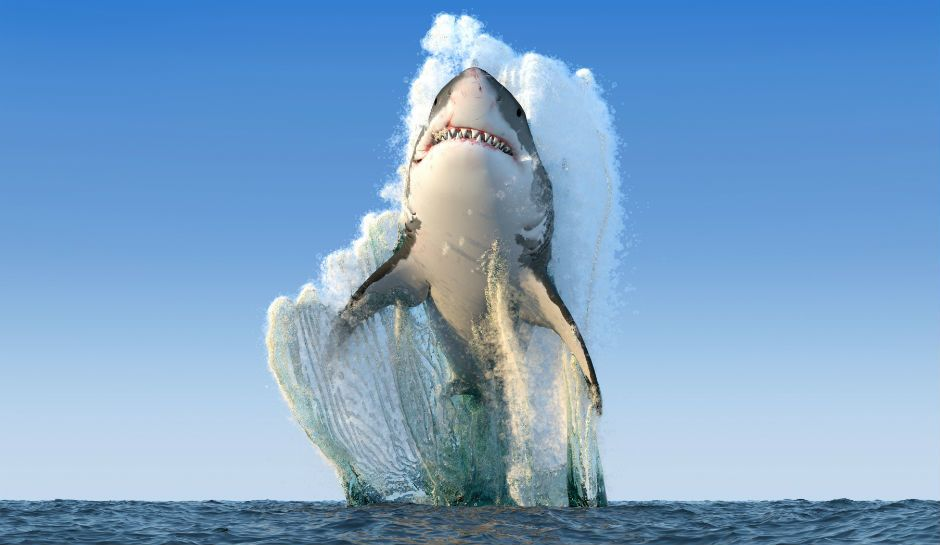
#> input picture images/shark.jpg, 940 x 545 px
$ python histograma_antes_depois.py
#> lines starting #> are read from the running program, lines starting #| are printed output that depends on the picture
import cv2
import numpy as np
from matplotlib import pyplot as plt

img = cv2.imread('../images/shark.jpg', cv2.IMREAD_GRAYSCALE)
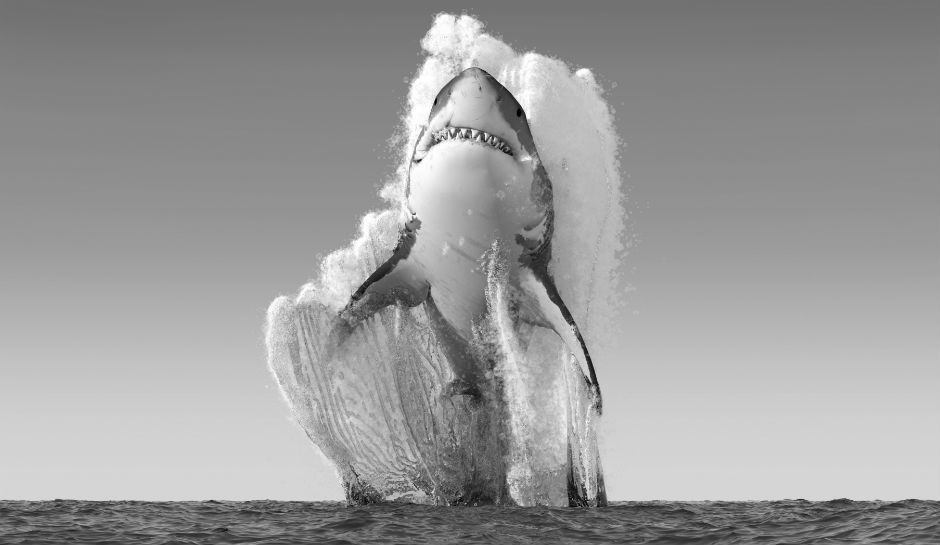
#> img: shape (545, 940); min 0, max 255, mean 155.2

hist,bins = np.histogram(img.flatten(),256,[0,256])
#> hist = 256 values, max 16574 at index 213, min 0 at index 4, mean 2001.2; bins = 257 values from 0 to 256

cdf = hist.cumsum()
#> cdf = 256 values from 18 to 512300
cdf_normalized = cdf * hist.max()/ cdf.max()
#> cdf_normalized = 256 values from 0.582 to 16574

plt.plot(cdf_normalized, color = 'k')
plt.hist(img.flatten(),256,[0,256], color = 'r')
plt.xlim([0,256])
#plt.legend(('cdf','histogram'), loc = 'upper left')

equ = cv2.equalizeHist(img)
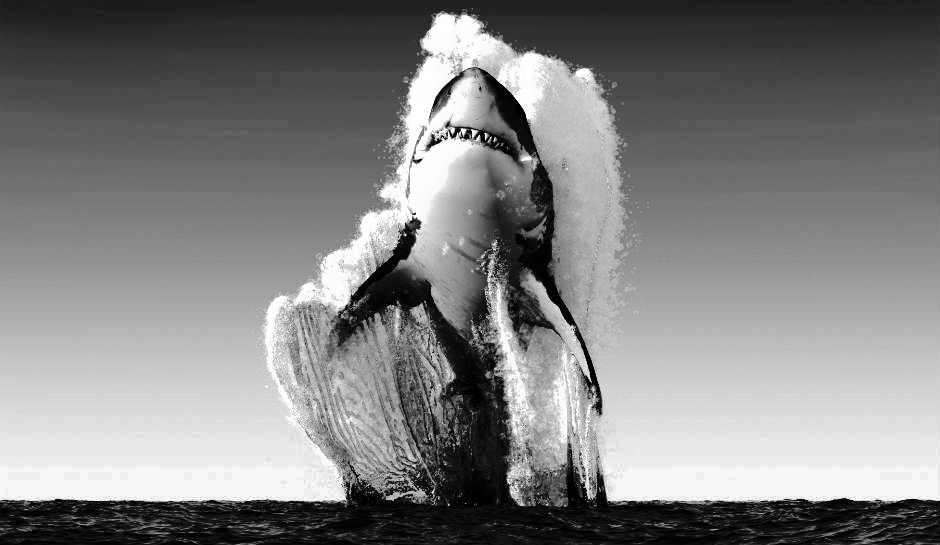
#> equ: shape (545, 940); min 0, max 255, mean 128.7
histe,binse = np.histogram(equ.flatten(),256,[0,256])
#> histe = 256 values, max 16574 at index 247, min 0 at index 29, mean 2001.2; binse = 257 values from 0 to 256

cdfe = histe.cumsum()
#> cdfe = 256 values from 1005 to 512300
cdf_normalizede = cdfe * histe.max()/ cdfe.max()
#> cdf_normalizede = 256 values from 32.51 to 16574
plt.plot(cdf_normalizede, color = 'b')
plt.hist(equ.flatten(),256,[0,256], color = 'g')
plt.xlim([0,256])
plt.legend(('cdf', 'cdf equalizado', 'Histograma', 'Histograma equalizado'), loc = 'upper left')
plt.show()
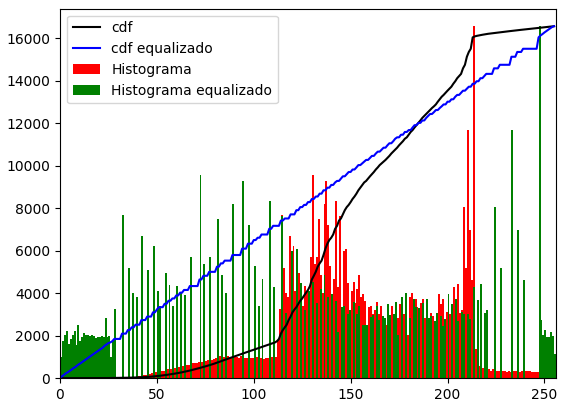
#> figure drawn by matplotlib, 1 panel; tallest bar 16574 high, from x = 213 to 214; tallest bar 16574 high, from x = 247 to 248; curve peaks at x = 255, y = 16574; curve peaks at x = 255, y = 16574

$ run again, with images/dog1.jpg copied over images/shark.jpg
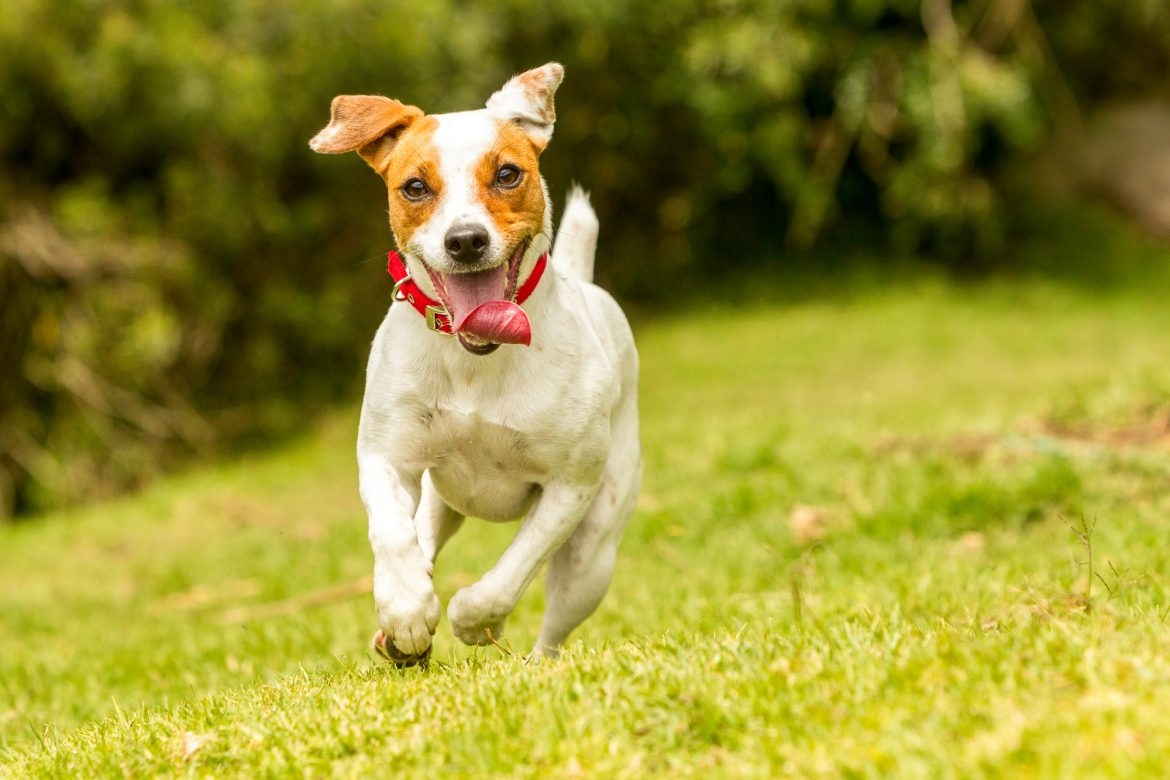
#> input picture images/dog1.jpg, 1170 x 780 px
#> hist = 256 values, max 11424 at index 184, min 18 at index 0, mean 3564.8; bins = 257 values from 0 to 256
#> cdf = 256 values from 18 to 912600
#> cdf_normalized = 256 values from 0.225 to 11424
#> `equ = cv2.equalizeHist(img)`:
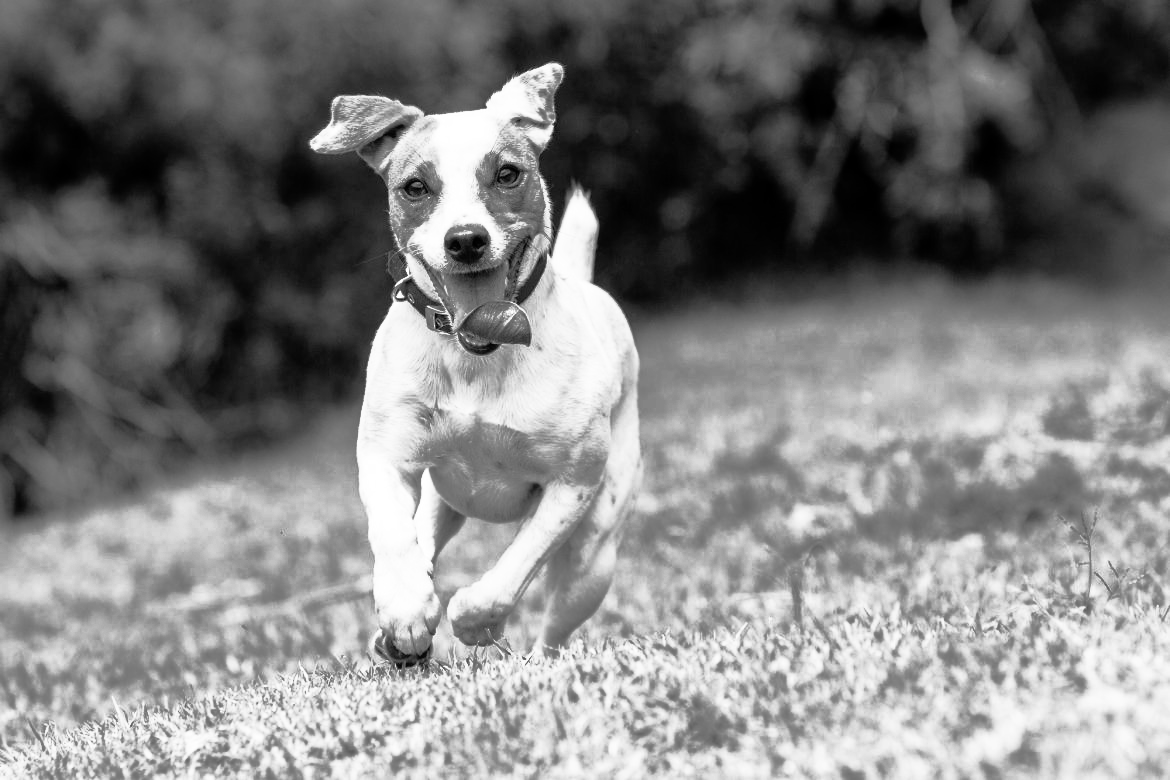
#> equ: shape (780, 1170); min 0, max 255, mean 128.3
#> histe = 256 values, max 11424 at index 183, min 0 at index 19, mean 3564.8; binse = 257 values from 0 to 256
#> cdfe = 256 values from 1614 to 912600
#> cdf_normalizede = 256 values from 20.2 to 11424
#> `plt.show()`:
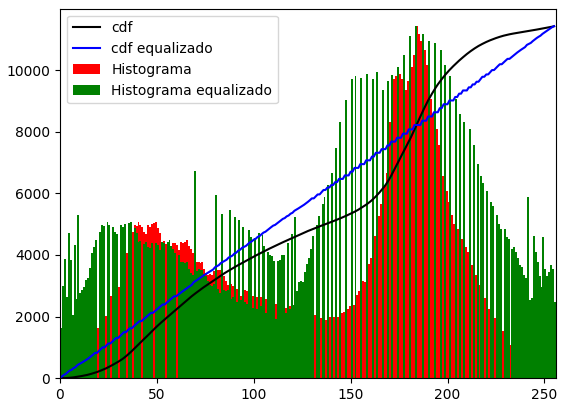
#> figure drawn by matplotlib, 1 panel; tallest bar 11424 high, from x = 184 to 185; tallest bar 11424 high, from x = 183 to 184; curve peaks at x = 255, y = 11424; curve peaks at x = 255, y = 11424

$ run again, with images/dog2.jpg copied over images/shark.jpg
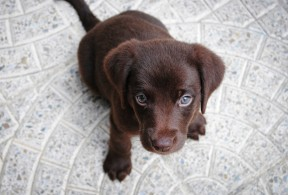
#> input picture images/dog2.jpg, 288 x 195 px
#> hist = 256 values, max 964 at index 213, min 0 at index 0, mean 219.4; bins = 257 values from 0 to 256
#> cdf = 256 values from 0 to 56160
#> cdf_normalized = 256 values from 0 to 964
#> `equ = cv2.equalizeHist(img)`:
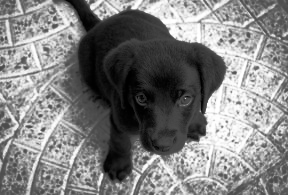
#> equ: shape (195, 288); min 0, max 255, mean 128.6
#> histe = 256 values, max 964 at index 176, min 0 at index 11, mean 219.4; binse = 257 values from 0 to 256
#> cdfe = 256 values from 81 to 56160
#> cdf_normalizede = 256 values from 1.39 to 964
#> `plt.show()`:
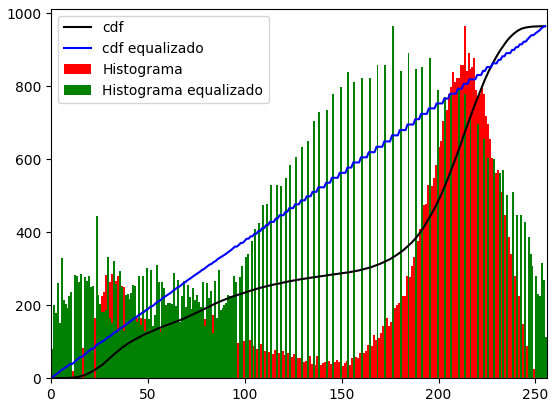
#> figure drawn by matplotlib, 1 panel; tallest bar 964 high, from x = 213 to 214; tallest bar 964 high, from x = 176 to 177; curve peaks at x = 255, y = 964; curve peaks at x = 255, y = 964
